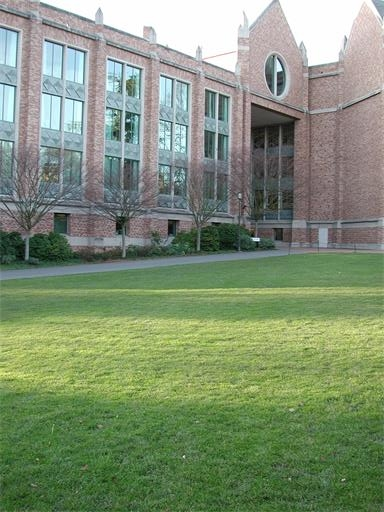
#> input picture 大三下学期/计算机视觉实践/平时作业与优秀范例/作业与个人实现/Lab7/CV07/1.JPG, 384 x 512 px, found by its file name
$ python 7.py
#> lines starting #> are read from the running program, lines starting #| are printed output that depends on the picture
import numpy as np
import cv2


class Stitcher:
    def stitch(self, images, ratio=0.75, reprojThresh=4.0, showMatches=False):
        # 检查输入是否为两张图片
        if images is None or len(images) != 2:
            print("Error: 输入图片数量不正确。")
            return None

        (imageA, imageB) = images

        # 检查图片是否加载成功
        if imageA is None or imageB is None:
            print("Error: 无法加载图片，请检查文件路径！")
            return None

        # 检测两张图片的 SIFT 关键点与描述子
        (kpsA, featuresA) = self.detectAndDescribe(imageA)
        (kpsB, featuresB) = self.detectAndDescribe(imageB)

        # 判断是否检测到足够关键点
        if featuresA is None or featuresB is None or len(kpsA) == 0 or len(kpsB) == 0:
            print("Error: 一张或多张图片中未检测到足够的特征。")
            return None

        # 匹配两张图片的特征点
        M = self.matchKeypoints(kpsA, kpsB, featuresA, featuresB, ratio, reprojThresh)
        if M is None:
            print("Error: 匹配关键点不足！")
            return None

        # 提取匹配结果和变换矩阵 H
        (matches, H, status) = M

        # 对图片A进行透视变换，结果图大小设置为 imageA 与 imageB 宽度相加，高度为 imageA 高度
        result = cv2.warpPerspective(imageA, H, (imageA.shape[1] + imageB.shape[1], imageA.shape[0]))
        # 将 imageB 贴到结果图左侧
        result[0:imageB.shape[0], 0:imageB.shape[1]] = imageB

        # 如需显示匹配结果，则绘制匹配连线
        if showMatches:
            vis = self.drawMatches(imageA, imageB, kpsA, kpsB, matches, status)
            return (result, vis)

        return result

    def detectAndDescribe(self, image):
        # 转换为灰度图像
        gray = cv2.cvtColor(image, cv2.COLOR_BGR2GRAY)
        # 创建 SIFT 检测器
        sift = cv2.SIFT_create()
        # 检测关键点和计算描述子，使用灰度图像提升一致性
        (kps, features) = sift.detectAndCompute(gray, None)
        if kps is None or len(kps) == 0:
            print("Warning: 图片中未检测到 SIFT 关键点。")
            return (np.array([]), None)
        # 将关键点坐标转换为 NumPy 数组
        kps = np.float32([kp.pt for kp in kps])
        return (kps, features)

    def matchKeypoints(self, kpsA, kpsB, featuresA, featuresB, ratio, reprojThresh):
        # 检查描述子是否存在
        if featuresA is None or featuresB is None or len(featuresA) == 0 or len(featuresB) == 0:
            print("Error: 特征描述子为空。")
            return None

        # 建立暴力匹配器
        matcher = cv2.BFMatcher()
        # 使用 KNN 方法（K=2）查找匹配
        rawMatches = matcher.knnMatch(featuresA, featuresB, k=2)
        matches = []
        # 筛选有效匹配：最近邻比值小于指定阈值
        for m in rawMatches:
            if len(m) == 2 and m[0].distance < m[1].distance * ratio:
                # 存储匹配对，按照 (trainIdx, queryIdx) 的顺序
                matches.append((m[0].trainIdx, m[0].queryIdx))

        # 至少需要四组匹配对来计算透视矩阵
        if len(matches) > 4:
            ptsA = np.float32([kpsA[i] for (_, i) in matches])
            ptsB = np.float32([kpsB[i] for (i, _) in matches])
            # 计算透视变换矩阵 H，同时返回匹配状态
            (H, status) = cv2.findHomography(ptsA, ptsB, cv2.RANSAC, reprojThresh)
            return (matches, H, status)
        return None

    def drawMatches(self, imageA, imageB, kpsA, kpsB, matches, status):
        # 创建一幅新图，将 imageA 与 imageB 横向拼接
        (hA, wA) = imageA.shape[:2]
        (hB, wB) = imageB.shape[:2]
        vis = np.zeros((max(hA, hB), wA + wB, 3), dtype="uint8")
        vis[0:hA, 0:wA] = imageA
        vis[0:hB, wA:wA + wB] = imageB

        # 遍历所有匹配，画出匹配连线
        for ((trainIdx, queryIdx), s) in zip(matches, status):
            if s == 1:  # 仅画出状态为 1 的有效匹配
                ptA = (int(kpsA[queryIdx][0]), int(kpsA[queryIdx][1]))
                ptB = (int(kpsB[trainIdx][0]) + wA, int(kpsB[trainIdx][1]))
                cv2.line(vis, ptA, ptB, (0, 255, 0), 1)
        return vis


if __name__ == '__main__':
    # 读取图片
    imageA = cv2.imread("1.JPG")
#> imageA is the input picture: shape (512, 384, 3); mean B, G, R 116.2, 144.1, 127.8
    imageB = cv2.imread("2.JPG")
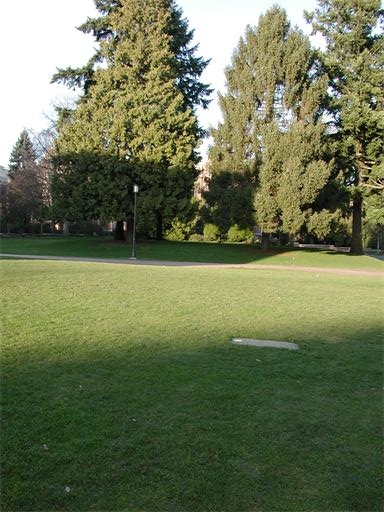
#> input picture 大三下学期/计算机视觉实践/平时作业与优秀范例/作业与个人实现/Lab7/CV07/2.JPG, 384 x 512 px, found by its file name
#> imageB is the input picture: shape (512, 384, 3); mean B, G, R 83, 115.6, 107.1

    if imageA is None or imageB is None:
        print("Error: 无法加载图片，请检查图片路径。")
        exit()

    stitcher = Stitcher()
    # 若需要显示匹配连线，则设置 showMatches=True
    result = stitcher.stitch([imageA, imageB], showMatches=False)
#> in detectAndDescribe, `gray = cv2.cvtColor(image, cv2.COLOR_BGR2GRAY)`:
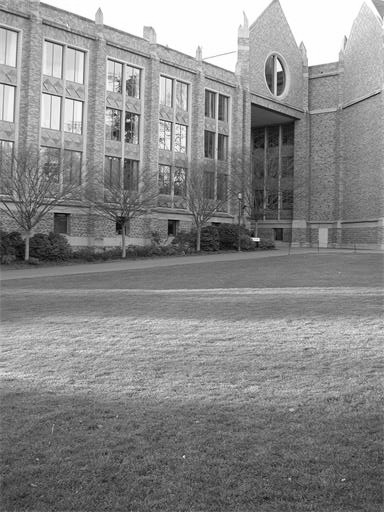
#> gray: shape (512, 384); min 1, max 255, mean 136
#> in detectAndDescribe, `(kps, features) = sift.detectAndCompute(gray, None)`: kps = 1384 keypoints; strongest (x, y, size): (256, 239, 3.6), (128, 120, 2.1), (278, 68, 4.6), (122, 64, 2)
#> in detectAndDescribe, `kps = np.float32([kp.pt for kp in kps])`: kps = 1384 pairs, first value 2.62 to 380.7, second value 2.46 to 507.3
#> in stitch, `(kpsA, featuresA) = self.detectAndDescribe(imageA)`: kpsA has the same summary as kps in detectAndDescribe
#> in detectAndDescribe (call 2), `gray = cv2.cvtColor(image, cv2.COLOR_BGR2GRAY)`:
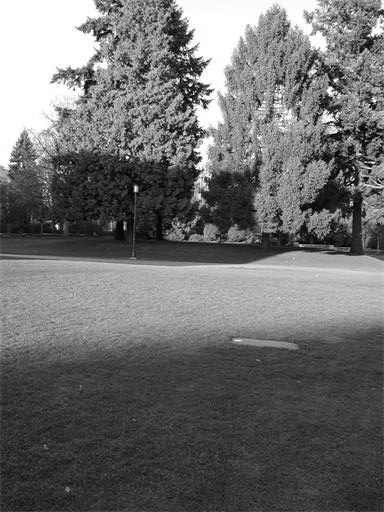
#> gray: shape (512, 384); min 0, max 255, mean 109.3
#> in detectAndDescribe (call 2), `(kps, features) = sift.detectAndCompute(gray, None)`: kps = 1407 keypoints; strongest (x, y, size): (127, 157, 2), (190, 85, 2.2), (136, 189, 3.6), (181, 48, 2.1)
#> in detectAndDescribe (call 2), `kps = np.float32([kp.pt for kp in kps])`: kps = 1407 pairs, first value 2.74 to 381, second value 2.47 to 489.1
#> in stitch, `(kpsB, featuresB) = self.detectAndDescribe(imageB)`: kpsB has the same summary as kps in detectAndDescribe
#> in matchKeypoints, `rawMatches = matcher.knnMatch(featuresA, featuresB, k=2)`: rawMatches = 1384 matches
#> after the loop in matchKeypoints, `for m in rawMatches:`: matches = [(1060, 235), (1085, 335), (984, 676), (969, 790), (1085, 880), (894, 988), (984, 1174), (984, 1285)]
#> in matchKeypoints, `ptsA = np.float32([kpsA[i] for (_, i) in matches])`: ptsA = [[55.67, 11.99], [84.9, 128], [160.1, 91.68], [189.4, 332.4], [209.5, 298.5], [239.6, 116.5], [282.7, 291.9], [325.9, 236.1]]
#> in matchKeypoints, `ptsB = np.float32([kpsB[i] for (i, _) in matches])`: ptsB = [[306.1, 65.03], [312.9, 245.5], [285, 346.4], [281.1, 339.9], [312.9, 245.5], [260.6, 336], [285, 346.4], [285, 346.4]]
#> in matchKeypoints, `(H, status) = cv2.findHomography(ptsA, ptsB, cv2.RANSAC, reprojThresh)`: H = [[-2.32, 3.63, 320.6], [-0.417, 2.56, 42.39], [-0.00657, 0.0111, 1]]; status = [1, 0, 0, 0, 1, 1, 0, 1]
#> in stitch, `M = self.matchKeypoints(kpsA, kpsB, featuresA, featuresB, ratio, repro..`: M = ([(1060, 235), (1085, 335), (984, 676), (969, 790), (1085, 880), (894, 988), (984, 1174), (984, 1285)], [[-2.32, 3.63, 320.6], [-0.417, 2.56, 42.39], [-0.00657, 0.0111, 1]], [1, 0, 0, 0, 1, 1, 0, 1])
#> in stitch, `(matches, H, status) = M`: status = [1, 0, 0, 0, 1, 1, 0, 1]
#> in stitch, `result = cv2.warpPerspective(imageA, H, (imageA.shape[1] + imageB.shap..`:
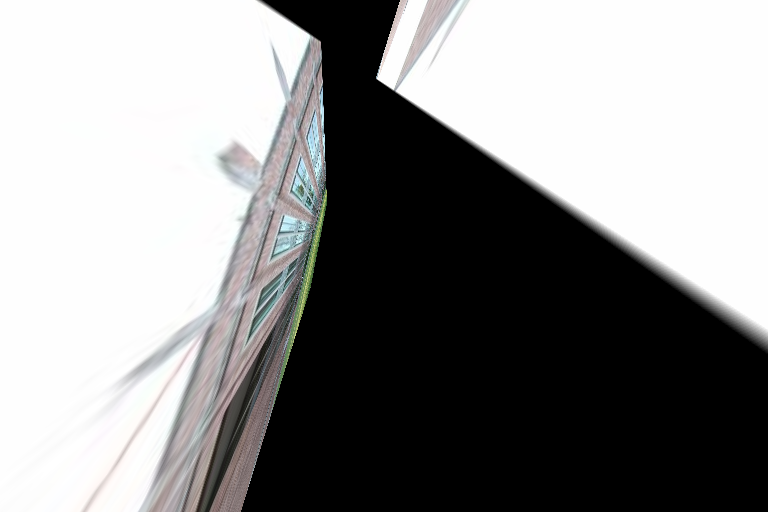
#> result: shape (512, 768, 3); mean B, G, R 140.4, 140.5, 140.6
#> in stitch, `result[0:imageB.shape[0], 0:imageB.shape[1]] = imageB`:
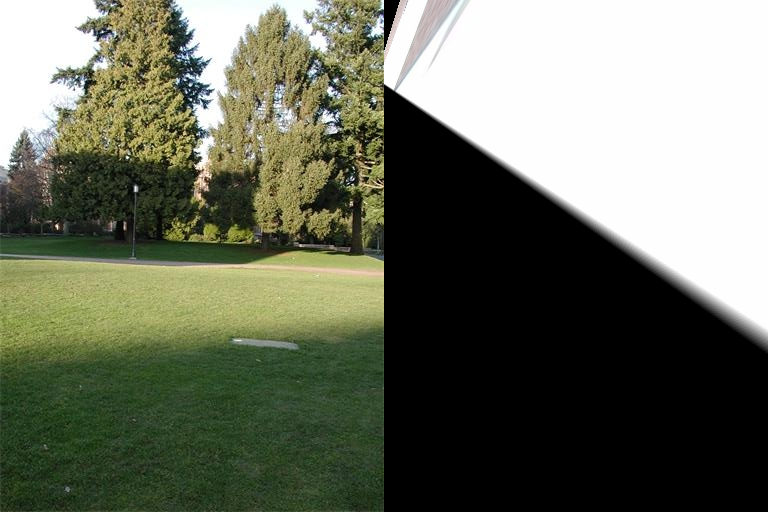
#> result: shape (512, 768, 3); mean B, G, R 93.7, 110, 105.8

    if result is None:
        print("图片拼接失败！")
    else:
        # cv2.imshow("Stitched Result", result)
        cv2.imwrite("result.jpg", result)
        cv2.waitKey(0)
        cv2.destroyAllWindows()
